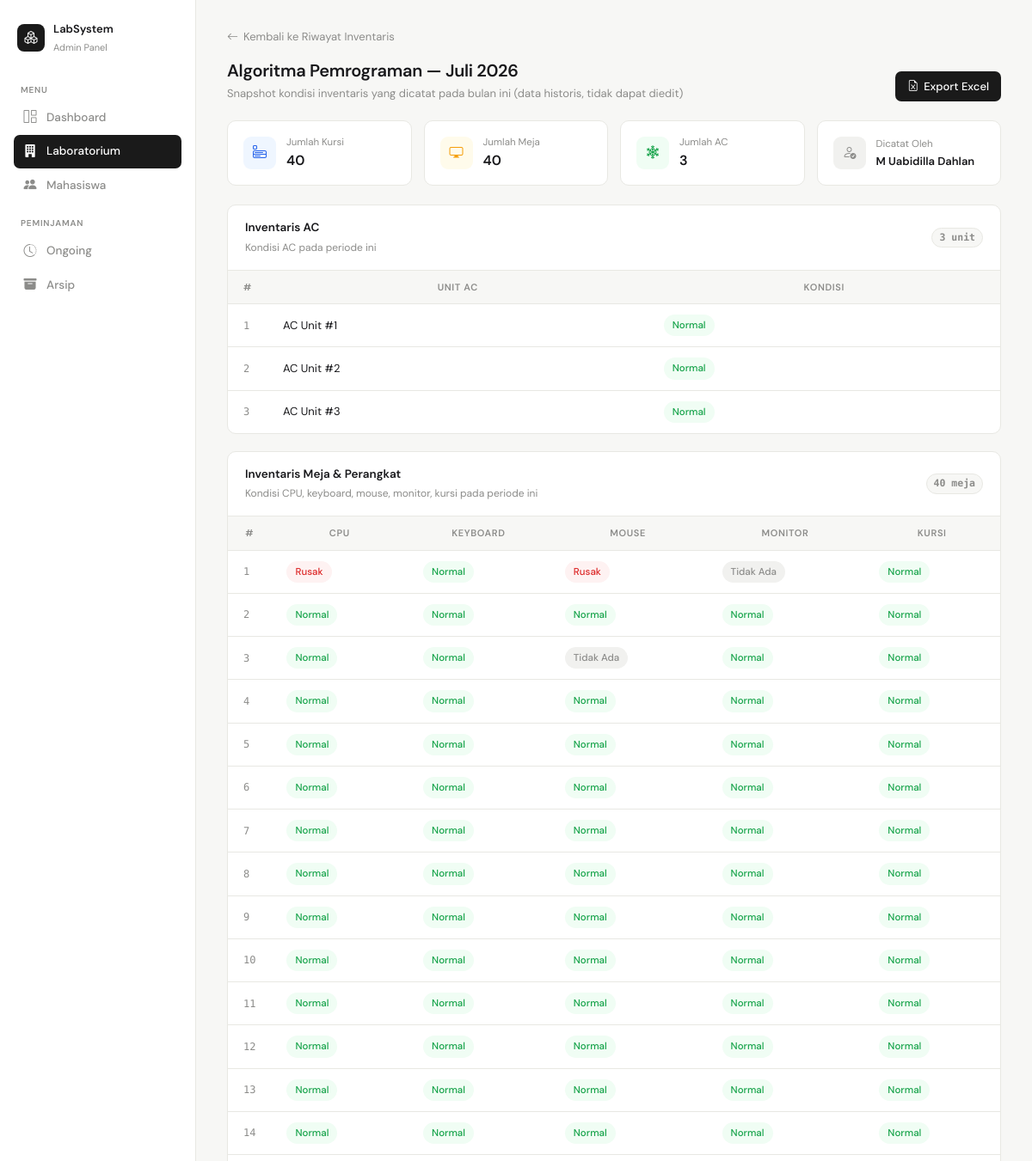
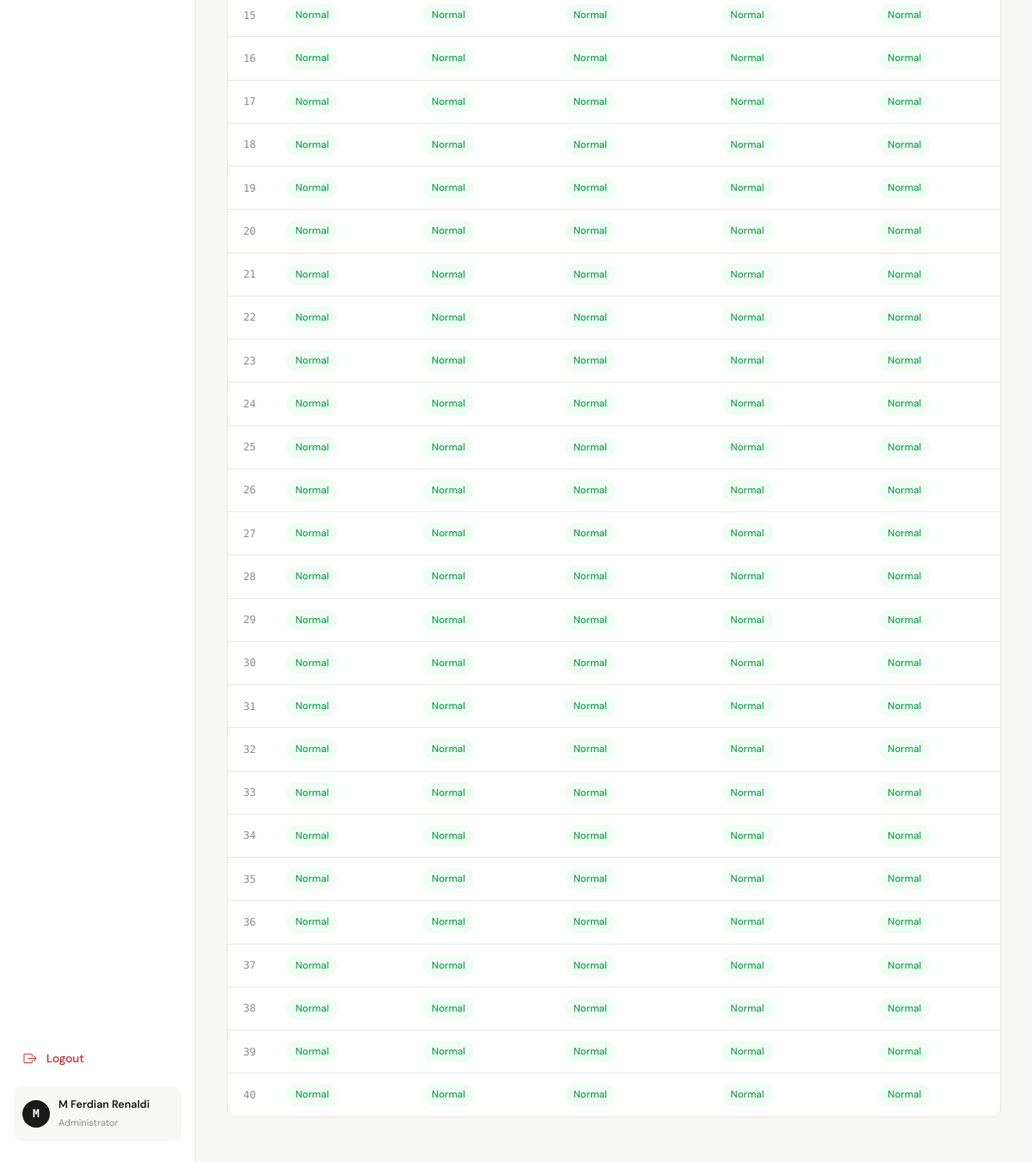
/admin/inventaris/detail_riwayat_inventaris.php?id_periode=1 (signed in), run on the app's committed database (2 pictures, top to bottom).
### tables this page shows
CREATE TABLE `periode_inventaris` (
  `id_periode` int NOT NULL,
  `id_lab` int NOT NULL,
  `bulan` tinyint NOT NULL,
  `tahun` smallint NOT NULL,
  `jumlah_kursi` int NOT NULL DEFAULT '0',
  `jumlah_meja` int NOT NULL DEFAULT '0',
  `jumlah_ac` int NOT NULL DEFAULT '0',
  `tanggal_catat` datetime NOT NULL DEFAULT CURRENT_TIMESTAMP,
  `dicatat_oleh` varchar(100) DEFAULT NULL,
  `keterangan` varchar(255) DEFAULT NULL
);

CREATE TABLE `data_lab` (
  `id_lab` int NOT NULL,
  `nama_lab` varchar(100) NOT NULL,
  `lokasi` varchar(100) DEFAULT NULL,
  `stok` int NOT NULL,
  `jumlah_kursi` int NOT NULL DEFAULT '40',
  `jumlah_meja` int NOT NULL DEFAULT '40',
  `status` enum('availabel','not available') NOT NULL
);

CREATE TABLE `riwayat_ac` (
  `id_riwayat_ac` int NOT NULL,
  `id_periode` int NOT NULL,
  `id_lab` int NOT NULL,
  `nomor_ac` int NOT NULL,
  `kondisi` enum('normal','rusak') NOT NULL DEFAULT 'normal'
);

CREATE TABLE `riwayat_meja` (
  `id_riwayat_meja` int NOT NULL,
  `id_periode` int NOT NULL,
  `id_lab` int NOT NULL,
  `nomor_meja` int NOT NULL,
  `cpu_kondisi` enum('normal','rusak','instal_ulang') NOT NULL DEFAULT 'normal',
  `keyboard_kondisi` enum('normal','rusak','tidak_ada') NOT NULL DEFAULT 'normal',
  `mouse_kondisi` enum('normal','rusak','tidak_ada') NOT NULL DEFAULT 'normal',
  `monitor_kondisi` enum('normal','rusak','tidak_ada') NOT NULL DEFAULT 'normal',
  `kursi_kondisi` enum('normal','rusak','tidak_ada') NOT NULL DEFAULT 'normal'
);

### admin/inventaris/detail_riwayat_inventaris.php (the view, shortened to what this page needs)
<?php
require_once __DIR__ . '/../../config/koneksi.php';
$id_periode = $_GET['id_periode'] ?? null;
$id_periode = mysqli_real_escape_string($koneksi, $id_periode);
$periodeRes = mysqli_query($koneksi, "SELECT p.*, l.nama_lab FROM periode_inventaris p
    JOIN data_lab l ON l.id_lab = p.id_lab
    WHERE p.id_periode = '$id_periode'");
$periode = mysqli_fetch_assoc($periodeRes);
$id_lab = $periode['id_lab'];
$namaBulan = [
    1=>'Januari',2=>'Februari',3=>'Maret',4=>'April',5=>'Mei',6=>'Juni',
    7=>'Juli',8=>'Agustus',9=>'September',10=>'Oktober',11=>'November',12=>'Desember'
];
$labelPeriode = $namaBulan[(int)$periode['bulan']] . ' ' . $periode['tahun'];
$acQuery   = mysqli_query($koneksi, "SELECT * FROM riwayat_ac WHERE id_periode = '$id_periode' ORDER BY nomor_ac ASC");
$mejaQuery = mysqli_query($koneksi, "SELECT * FROM riwayat_meja WHERE id_periode = '$id_periode' ORDER BY nomor_meja ASC");
function kondisiLabel($val) {
    return match($val) {
        'normal'       => 'Normal',
        'rusak'        => 'Rusak',
        'instal_ulang' => 'Instal Ulang',
        'tidak_ada'    => 'Tidak Ada',
        default        => ucfirst((string)$val),
    };
}
function kondisiClass($val) {
    return match($val) {
        'normal'       => 'cond-normal',
        'rusak'        => 'cond-rusak',
        'instal_ulang' => 'cond-instal',
        'tidak_ada'    => 'cond-tidak-ada',
        default        => '',
    };
}
?>
<!DOCTYPE html>
<html lang="id">
<head>
<link href="https://cdn.jsdelivr.net/npm/bootstrap-icons/font/bootstrap-icons.css" rel="stylesheet">
</head>
<body>
<aside class="sidebar" id="sidebar">
    <div class="sidebar-logo">
        <div class="logo-icon"><i class="bi bi-boxes"></i></div>
        <div class="sidebar-logo-text">
            <strong>LabSystem</strong>
            <span>Admin Panel</span>
        </div>
    </div>
    <p class="nav-section">Menu</p>
    <ul style="list-style:none;padding:0;margin:0">
        <li class="nav-item"><a class="nav-link" href="../dashboard.php"><i class="bi bi-grid-1x2"></i> Dashboard</a></li>
        <li class="nav-item"><a class="nav-link active" href="../lab/data_lab.php"><i class="bi bi-building-fill"></i> Laboratorium</a></li>
        <li class="nav-item"><a class="nav-link" href="../mahasiswa/data_mhs.php"><i class="bi bi-people-fill"></i> Mahasiswa</a></li>
    </ul>
    <p class="nav-section">Peminjaman</p>
    <ul style="list-style:none;padding:0;margin:0">
        <li class="nav-item"><a class="nav-link" href="../peminjaman/riwayat_pinjam.php"><i class="bi bi-clock-history"></i> Ongoing</a></li>
        <li class="nav-item"><a class="nav-link" href="../peminjaman/arsip_peminjaman.php"><i class="bi bi-archive-fill"></i> Arsip</a></li>
    </ul>
    <div style="flex:1"></div>
    <ul style="list-style:none;padding:0;margin:0 0 12px">
        <li class="nav-item"><a class="nav-link danger" href="../../auth/logout.php" onclick="return confirm('Yakin ingin logout?')"><i class="bi bi-box-arrow-right"></i> Logout</a></li>
    </ul>
    <div class="sidebar-user">
        <div class="avatar"><?= strtoupper(substr($_SESSION['user']['nama'], 0, 1)) ?></div>
        <div class="sidebar-user-info">
            <strong><?= htmlspecialchars($_SESSION['user']['nama']) ?></strong>
            <span>Administrator</span>
        </div>
    </div>
</aside>
<main class="main">
    <a href="riwayat_inventaris.php?id_lab=<?= urlencode($id_lab); ?>" class="back-link">
        <i class="bi bi-arrow-left"></i> Kembali ke Riwayat Inventaris
    </a>
    <div class="page-header">
        <div class="page-header-left">
            <h1><?= htmlspecialchars($periode['nama_lab']); ?> — <?= htmlspecialchars($labelPeriode); ?></h1>
            <p>Snapshot kondisi inventaris yang dicatat pada bulan ini (data historis, tidak dapat diedit)</p>
        </div>
        <a href="export_riwayat_inventaris.php?id_periode=<?= $id_periode; ?>" class="btn-primary">
            <i class="bi bi-file-earmark-excel"></i> Export Excel
        </a>
    </div>
    <div class="summary-grid">
        <div class="summary-card">
            <div class="summary-icon kursi"><i class="bi bi-menu-app"></i></div>
            <div class="summary-info"><span>Jumlah Kursi</span><strong><?= (int)$periode['jumlah_kursi']; ?></strong></div>
        </div>
        <div class="summary-card">
            <div class="summary-icon meja"><i class="bi bi-display"></i></div>
            <div class="summary-info"><span>Jumlah Meja</span><strong><?= (int)$periode['jumlah_meja']; ?></strong></div>
        </div>
        <div class="summary-card">
            <div class="summary-icon ac"><i class="bi bi-snow2"></i></div>
            <div class="summary-info"><span>Jumlah AC</span><strong><?= (int)$periode['jumlah_ac']; ?></strong></div>
        </div>
        <div class="summary-card">
            <div class="summary-icon info"><i class="bi bi-person-check"></i></div>
            <div class="summary-info"><span>Dicatat Oleh</span><strong style="font-size:13px;"><?= htmlspecialchars($periode['dicatat_oleh'] ?? '-'); ?></strong></div>
        </div>
    </div>
    <div class="card">
        <div class="card-header">
            <div class="card-header-left">
                <h2>Inventaris AC</h2>
                <span>Kondisi AC pada periode ini</span>
            </div>
            <span class="count-chip"><?= mysqli_num_rows($acQuery); ?> unit</span>
        </div>
        <div class="table-wrap">
            <table>
                <thead><tr><th style="width:44px">#</th><th>Unit AC</th><th>Kondisi</th></tr></thead>
                <tbody>
                <?php $no=1; if (mysqli_num_rows($acQuery) > 0): while ($ac = mysqli_fetch_assoc($acQuery)): ?>
                    <tr>
                        <td class="row-num"><?= $no++; ?></td>
                        <td>AC Unit #<?= (int)$ac['nomor_ac']; ?></td>
                        <td><span class="badge-cond <?= kondisiClass($ac['kondisi']); ?>"><?= kondisiLabel($ac['kondisi']); ?></span></td>
                    </tr>
                <?php endwhile; else: ?>
                    <tr><td colspan="3" style="text-align:center;color:var(--muted);padding:24px;">Tidak ada data AC pada periode ini.</td></tr>
                <?php endif; ?>
                </tbody>
            </table>
        </div>
    </div>
    <div class="card">
        <div class="card-header">
            <div class="card-header-left">
                <h2>Inventaris Meja &amp; Perangkat</h2>
                <span>Kondisi CPU, keyboard, mouse, monitor, kursi pada periode ini</span>
            </div>
            <span class="count-chip"><?= mysqli_num_rows($mejaQuery); ?> meja</span>
        </div>
        <div class="table-wrap">
            <table>
                <thead>
                    <tr>
                        <th style="width:44px">#</th><th>CPU</th><th>Keyboard</th><th>Mouse</th><th>Monitor</th><th>Kursi</th>
                    </tr>
                </thead>
                <tbody>
                <?php while ($m = mysqli_fetch_assoc($mejaQuery)): ?>
                    <tr>
                        <td class="row-num"><?= (int)$m['nomor_meja']; ?></td>
                        <td><span class="badge-cond <?= kondisiClass($m['cpu_kondisi']); ?>"><?= kondisiLabel($m['cpu_kondisi']); ?></span></td>
                        <td><span class="badge-cond <?= kondisiClass($m['keyboard_kondisi']); ?>"><?= kondisiLabel($m['keyboard_kondisi']); ?></span></td>
                        <td><span class="badge-cond <?= kondisiClass($m['mouse_kondisi']); ?>"><?= kondisiLabel($m['mouse_kondisi']); ?></span></td>
                        <td><span class="badge-cond <?= kondisiClass($m['monitor_kondisi']); ?>"><?= kondisiLabel($m['monitor_kondisi']); ?></span></td>
                        <td><span class="badge-cond <?= kondisiClass($m['kursi_kondisi']); ?>"><?= kondisiLabel($m['kursi_kondisi']); ?></span></td>
                    </tr>
                <?php endwhile; ?>
                </tbody>
            </table>
        </div>
    </div>
</main>
</body>
</html>

### data on the page
periode_inventaris: id_lab.nama_lab "Algoritma Pemrograman", labelPeriode "Juli 2026", jumlah_kursi "40", jumlah_meja "40", jumlah_ac "3", dicatat_oleh "M Uabidilla Dahlan"
riwayat_ac: nomor_ac "1", kondisi "Normal"
riwayat_ac: nomor_ac "2", kondisi "Normal"
riwayat_ac: nomor_ac "3", kondisi "Normal"
riwayat_meja: nomor_meja "1", cpu_kondisi "Rusak", keyboard_kondisi "Normal", mouse_kondisi "Rusak", monitor_kondisi "Tidak Ada", kursi_kondisi "Normal"
riwayat_meja: nomor_meja "2", cpu_kondisi "Normal", keyboard_kondisi "Normal", mouse_kondisi "Normal", monitor_kondisi "Normal", kursi_kondisi "Normal"
riwayat_meja: nomor_meja "3", cpu_kondisi "Normal", keyboard_kondisi "Normal", mouse_kondisi "Tidak Ada", monitor_kondisi "Normal", kursi_kondisi "Normal"
riwayat_meja: nomor_meja "4", cpu_kondisi "Normal", keyboard_kondisi "Normal", mouse_kondisi "Normal", monitor_kondisi "Normal", kursi_kondisi "Normal"
riwayat_meja: nomor_meja "5", cpu_kondisi "Normal", keyboard_kondisi "Normal", mouse_kondisi "Normal", monitor_kondisi "Normal", kursi_kondisi "Normal"
riwayat_meja: nomor_meja "6", cpu_kondisi "Normal", keyboard_kondisi "Normal", mouse_kondisi "Normal", monitor_kondisi "Normal", kursi_kondisi "Normal"
riwayat_meja: nomor_meja "7", cpu_kondisi "Normal", keyboard_kondisi "Normal", mouse_kondisi "Normal", monitor_kondisi "Normal", kursi_kondisi "Normal"
riwayat_meja: nomor_meja "8", cpu_kondisi "Normal", keyboard_kondisi "Normal", mouse_kondisi "Normal", monitor_kondisi "Normal", kursi_kondisi "Normal"
riwayat_meja: nomor_meja "9", cpu_kondisi "Normal", keyboard_kondisi "Normal", mouse_kondisi "Normal", monitor_kondisi "Normal", kursi_kondisi "Normal"
riwayat_meja: nomor_meja "10", cpu_kondisi "Normal", keyboard_kondisi "Normal", mouse_kondisi "Normal", monitor_kondisi "Normal", kursi_kondisi "Normal"
riwayat_meja: nomor_meja "11", cpu_kondisi "Normal", keyboard_kondisi "Normal", mouse_kondisi "Normal", monitor_kondisi "Normal", kursi_kondisi "Normal"
riwayat_meja: nomor_meja "12", cpu_kondisi "Normal", keyboard_kondisi "Normal", mouse_kondisi "Normal", monitor_kondisi "Normal", kursi_kondisi "Normal"
riwayat_meja: nomor_meja "13", cpu_kondisi "Normal", keyboard_kondisi "Normal", mouse_kondisi "Normal", monitor_kondisi "Normal", kursi_kondisi "Normal"
riwayat_meja: nomor_meja "14", cpu_kondisi "Normal", keyboard_kondisi "Normal", mouse_kondisi "Normal", monitor_kondisi "Normal", kursi_kondisi "Normal"
riwayat_meja: nomor_meja "15", cpu_kondisi "Normal", keyboard_kondisi "Normal", mouse_kondisi "Normal", monitor_kondisi "Normal", kursi_kondisi "Normal"
riwayat_meja: nomor_meja "16", cpu_kondisi "Normal", keyboard_kondisi "Normal", mouse_kondisi "Normal", monitor_kondisi "Normal", kursi_kondisi "Normal"
riwayat_meja: nomor_meja "17", cpu_kondisi "Normal", keyboard_kondisi "Normal", mouse_kondisi "Normal", monitor_kondisi "Normal", kursi_kondisi "Normal"
riwayat_meja: nomor_meja "18", cpu_kondisi "Normal", keyboard_kondisi "Normal", mouse_kondisi "Normal", monitor_kondisi "Normal", kursi_kondisi "Normal"
riwayat_meja: nomor_meja "19", cpu_kondisi "Normal", keyboard_kondisi "Normal", mouse_kondisi "Normal", monitor_kondisi "Normal", kursi_kondisi "Normal"
riwayat_meja: nomor_meja "20", cpu_kondisi "Normal", keyboard_kondisi "Normal", mouse_kondisi "Normal", monitor_kondisi "Normal", kursi_kondisi "Normal"
riwayat_meja: nomor_meja "21", cpu_kondisi "Normal", keyboard_kondisi "Normal", mouse_kondisi "Normal", monitor_kondisi "Normal", kursi_kondisi "Normal"
riwayat_meja: nomor_meja "22", cpu_kondisi "Normal", keyboard_kondisi "Normal", mouse_kondisi "Normal", monitor_kondisi "Normal", kursi_kondisi "Normal"
riwayat_meja: nomor_meja "23", cpu_kondisi "Normal", keyboard_kondisi "Normal", mouse_kondisi "Normal", monitor_kondisi "Normal", kursi_kondisi "Normal"
riwayat_meja: nomor_meja "24", cpu_kondisi "Normal", keyboard_kondisi "Normal", mouse_kondisi "Normal", monitor_kondisi "Normal", kursi_kondisi "Normal"
riwayat_meja: nomor_meja "25", cpu_kondisi "Normal", keyboard_kondisi "Normal", mouse_kondisi "Normal", monitor_kondisi "Normal", kursi_kondisi "Normal"
riwayat_meja: nomor_meja "26", cpu_kondisi "Normal", keyboard_kondisi "Normal", mouse_kondisi "Normal", monitor_kondisi "Normal", kursi_kondisi "Normal"
riwayat_meja: nomor_meja "27", cpu_kondisi "Normal", keyboard_kondisi "Normal", mouse_kondisi "Normal", monitor_kondisi "Normal", kursi_kondisi "Normal"
riwayat_meja: nomor_meja "28", cpu_kondisi "Normal", keyboard_kondisi "Normal", mouse_kondisi "Normal", monitor_kondisi "Normal", kursi_kondisi "Normal"
riwayat_meja: nomor_meja "29", cpu_kondisi "Normal", keyboard_kondisi "Normal", mouse_kondisi "Normal", monitor_kondisi "Normal", kursi_kondisi "Normal"
riwayat_meja: nomor_meja "30", cpu_kondisi "Normal", keyboard_kondisi "Normal", mouse_kondisi "Normal", monitor_kondisi "Normal", kursi_kondisi "Normal"
riwayat_meja: nomor_meja "31", cpu_kondisi "Normal", keyboard_kondisi "Normal", mouse_kondisi "Normal", monitor_kondisi "Normal", kursi_kondisi "Normal"
riwayat_meja: nomor_meja "32", cpu_kondisi "Normal", keyboard_kondisi "Normal", mouse_kondisi "Normal", monitor_kondisi "Normal", kursi_kondisi "Normal"
riwayat_meja: nomor_meja "33", cpu_kondisi "Normal", keyboard_kondisi "Normal", mouse_kondisi "Normal", monitor_kondisi "Normal", kursi_kondisi "Normal"
riwayat_meja: nomor_meja "34", cpu_kondisi "Normal", keyboard_kondisi "Normal", mouse_kondisi "Normal", monitor_kondisi "Normal", kursi_kondisi "Normal"
riwayat_meja: nomor_meja "35", cpu_kondisi "Normal", keyboard_kondisi "Normal", mouse_kondisi "Normal", monitor_kondisi "Normal", kursi_kondisi "Normal"
riwayat_meja: nomor_meja "36", cpu_kondisi "Normal", keyboard_kondisi "Normal", mouse_kondisi "Normal", monitor_kondisi "Normal", kursi_kondisi "Normal"
riwayat_meja: nomor_meja "37", cpu_kondisi "Normal", keyboard_kondisi "Normal", mouse_kondisi "Normal", monitor_kondisi "Normal", kursi_kondisi "Normal"
riwayat_meja: nomor_meja "38", cpu_kondisi "Normal", keyboard_kondisi "Normal", mouse_kondisi "Normal", monitor_kondisi "Normal", kursi_kondisi "Normal"
riwayat_meja: nomor_meja "39", cpu_kondisi "Normal", keyboard_kondisi "Normal", mouse_kondisi "Normal", monitor_kondisi "Normal", kursi_kondisi "Normal"
riwayat_meja: nomor_meja "40", cpu_kondisi "Normal", keyboard_kondisi "Normal", mouse_kondisi "Normal", monitor_kondisi "Normal", kursi_kondisi "Normal"

### other printed values
substr($_SESSION['user']['nama'], 0, 1) "M"
$_SESSION['user']['nama'] "M Ferdian Renaldi"
mysqli_num_rows($acQuery) "3"
mysqli_num_rows($mejaQuery) "40"
